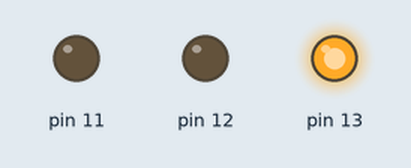
A sketch run on a simulated Arduino Uno, built with avr-gcc and run on an emulated ATmega328P. On the bench: output pins drawn as LEDs (lit = HIGH).

Above: at 2.0 s.
At 10.0 s:
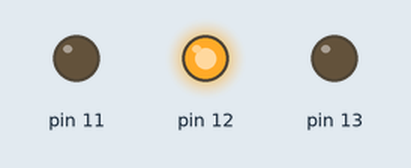
At 18.0 s:
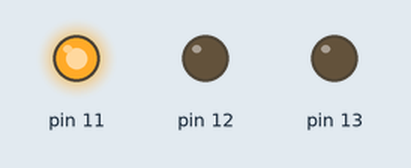
At 22.0 s:
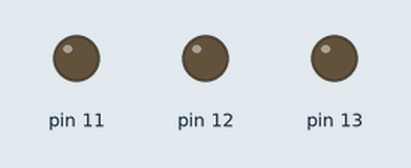
Timing chart, 0 to 31.2 s (numbered marks = the images above):
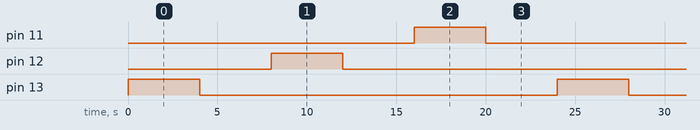

Measured:
- by itself, pin 11–13: alternates HIGH for 4.0 s and LOW for 20.0 s
- by itself, everything shown: repeats every 24.0 s, in 6 steps

The sketch:

home.ino
```cpp
void setup() {
  pinMode(13,OUTPUT);
  pinMode(12,OUTPUT);
  pinMode(11,OUTPUT);
  // put your setup code here, to run once:

}

void loop() {
  digitalWrite(13,HIGH);
  delay(4000);
  digitalWrite(13,LOW);
  delay(4000);
  digitalWrite(12,HIGH);
  delay(4000);
  digitalWrite(12,LOW);
  delay(4000);
  digitalWrite(11,HIGH);
  delay(4000);
  digitalWrite(11,LOW);
  delay(4000);

  // put your main code here, to run repeatedly:

}
```
